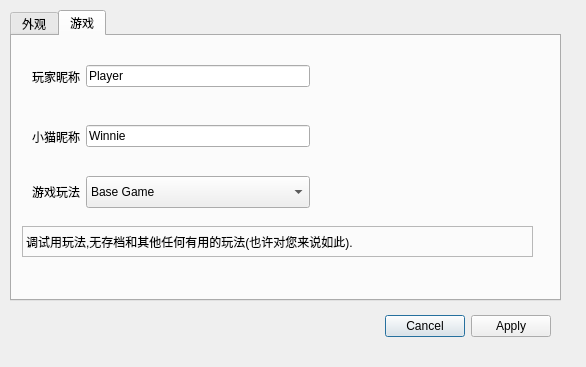
<?xml version="1.0" encoding="UTF-8"?>
<ui version="4.0">
 <class>Dia_settings</class>
 <widget class="QDialog" name="Dia_settings">
  <property name="geometry">
   <rect>
    <x>0</x>
    <y>0</y>
    <width>586</width>
    <height>367</height>
   </rect>
  </property>
  <property name="windowTitle">
   <string>Winnie 设置</string>
  </property>
  <property name="windowIcon">
   <iconset theme="document-properties"/>
  </property>
  <widget class="QDialogButtonBox" name="buttonBox">
   <property name="geometry">
    <rect>
     <x>210</x>
     <y>310</y>
     <width>341</width>
     <height>32</height>
    </rect>
   </property>
   <property name="orientation">
    <enum>Qt::Horizontal</enum>
   </property>
   <property name="standardButtons">
    <set>QDialogButtonBox::Apply|QDialogButtonBox::Cancel</set>
   </property>
  </widget>
  <widget class="QTabWidget" name="tabWidget">
   <property name="geometry">
    <rect>
     <x>10</x>
     <y>10</y>
     <width>551</width>
     <height>291</height>
    </rect>
   </property>
   <property name="currentIndex">
    <number>1</number>
   </property>
   <widget class="QWidget" name="tab">
    <attribute name="title">
     <string>外观</string>
    </attribute>
    <widget class="QWidget" name="layoutWidget">
     <property name="geometry">
      <rect>
       <x>20</x>
       <y>20</y>
       <width>511</width>
       <height>32</height>
      </rect>
     </property>
     <layout class="QHBoxLayout" name="horizontalLayout">
      <property name="leftMargin">
       <number>10</number>
      </property>
      <item>
       <widget class="QLabel" name="label_win_size">
        <property name="text">
         <string>窗口大小</string>
        </property>
       </widget>
      </item>
      <item>
       <widget class="QComboBox" name="comboBox">
        <property name="editable">
         <bool>false</bool>
        </property>
        <property name="iconSize">
         <size>
          <width>20</width>
          <height>20</height>
         </size>
        </property>
        <property name="frame">
         <bool>true</bool>
        </property>
        <item>
         <property name="text">
          <string>1050x700</string>
         </property>
         <property name="icon">
          <iconset theme="zoom-fit-best"/>
         </property>
        </item>
        <item>
         <property name="text">
          <string>1440x1080(默认)</string>
         </property>
         <property name="icon">
          <iconset theme="view-fullscreen"/>
         </property>
        </item>
        <item>
         <property name="text">
          <string>800x700</string>
         </property>
         <property name="icon">
          <iconset theme="document-page-setup"/>
         </property>
        </item>
       </widget>
      </item>
      <item>
       <spacer name="horizontalSpacer">
        <property name="orientation">
         <enum>Qt::Horizontal</enum>
        </property>
        <property name="sizeHint" stdset="0">
         <size>
          <width>40</width>
          <height>20</height>
         </size>
        </property>
       </spacer>
      </item>
     </layout>
    </widget>
    <widget class="QWidget" name="layoutWidget_2">
     <property name="geometry">
      <rect>
       <x>20</x>
       <y>70</y>
       <width>511</width>
       <height>32</height>
      </rect>
     </property>
     <layout class="QHBoxLayout" name="horizontalLayout_3">
      <property name="leftMargin">
       <number>10</number>
      </property>
      <item>
       <widget class="QLabel" name="label_cat">
        <property name="text">
         <string>猫咪装扮</string>
        </property>
       </widget>
      </item>
      <item>
       <widget class="QComboBox" name="comboBox_cat">
        <property name="editable">
         <bool>false</bool>
        </property>
        <property name="iconSize">
         <size>
          <width>20</width>
          <height>20</height>
         </size>
        </property>
        <property name="frame">
         <bool>true</bool>
        </property>
        <item>
         <property name="text">
          <string>默认装扮</string>
         </property>
         <property name="icon">
          <iconset theme="preferences-desktop-theme"/>
         </property>
        </item>
       </widget>
      </item>
      <item>
       <spacer name="horizontalSpacer_3">
        <property name="orientation">
         <enum>Qt::Horizontal</enum>
        </property>
        <property name="sizeHint" stdset="0">
         <size>
          <width>40</width>
          <height>20</height>
         </size>
        </property>
       </spacer>
      </item>
     </layout>
    </widget>
   </widget>
   <widget class="QWidget" name="tab_2">
    <attribute name="title">
     <string>游戏</string>
    </attribute>
    <widget class="QWidget" name="layoutWidget">
     <property name="geometry">
      <rect>
       <x>10</x>
       <y>20</y>
       <width>511</width>
       <height>41</height>
      </rect>
     </property>
     <layout class="QHBoxLayout" name="horizontalLayout_2">
      <property name="leftMargin">
       <number>10</number>
      </property>
      <item>
       <widget class="QLabel" name="label_win_size_2">
        <property name="text">
         <string>玩家昵称</string>
        </property>
       </widget>
      </item>
      <item>
       <widget class="QLineEdit" name="line_edit_player">
        <property name="text">
         <string>Player</string>
        </property>
        <property name="maxLength">
         <number>30</number>
        </property>
       </widget>
      </item>
      <item>
       <spacer name="horizontalSpacer_2">
        <property name="orientation">
         <enum>Qt::Horizontal</enum>
        </property>
        <property name="sizeHint" stdset="0">
         <size>
          <width>40</width>
          <height>20</height>
         </size>
        </property>
       </spacer>
      </item>
     </layout>
    </widget>
    <widget class="QWidget" name="layoutWidget_3">
     <property name="geometry">
      <rect>
       <x>10</x>
       <y>80</y>
       <width>511</width>
       <height>41</height>
      </rect>
     </property>
     <layout class="QHBoxLayout" name="horizontalLayout_4">
      <property name="leftMargin">
       <number>10</number>
      </property>
      <item>
       <widget class="QLabel" name="label_cat_name">
        <property name="text">
         <string>小猫昵称</string>
        </property>
       </widget>
      </item>
      <item>
       <widget class="QLineEdit" name="line_edit_cat">
        <property name="text">
         <string>Winnie</string>
        </property>
        <property name="maxLength">
         <number>30</number>
        </property>
        <property name="readOnly">
         <bool>true</bool>
        </property>
       </widget>
      </item>
      <item>
       <spacer name="horizontalSpacer_4">
        <property name="orientation">
         <enum>Qt::Horizontal</enum>
        </property>
        <property name="sizeHint" stdset="0">
         <size>
          <width>40</width>
          <height>20</height>
         </size>
        </property>
       </spacer>
      </item>
     </layout>
    </widget>
    <widget class="QWidget" name="layoutWidget_4">
     <property name="geometry">
      <rect>
       <x>10</x>
       <y>140</y>
       <width>511</width>
       <height>32</height>
      </rect>
     </property>
     <layout class="QHBoxLayout" name="horizontalLayout_5">
      <property name="leftMargin">
       <number>10</number>
      </property>
      <item>
       <widget class="QLabel" name="label_game_mode">
        <property name="text">
         <string>游戏玩法</string>
        </property>
       </widget>
      </item>
      <item>
       <widget class="QComboBox" name="comboBox_gamemode">
        <property name="sizePolicy">
         <sizepolicy hsizetype="Expanding" vsizetype="Preferred">
          <horstretch>0</horstretch>
          <verstretch>0</verstretch>
         </sizepolicy>
        </property>
        <property name="editable">
         <bool>false</bool>
        </property>
        <property name="iconSize">
         <size>
          <width>20</width>
          <height>20</height>
         </size>
        </property>
        <property name="frame">
         <bool>true</bool>
        </property>
        <item>
         <property name="text">
          <string>Base Game</string>
         </property>
         <property name="icon">
          <iconset theme="document-page-setup"/>
         </property>
        </item>
        <item>
         <property name="text">
          <string>Winnie Cat</string>
         </property>
        </item>
       </widget>
      </item>
      <item>
       <spacer name="horizontalSpacer_5">
        <property name="orientation">
         <enum>Qt::Horizontal</enum>
        </property>
        <property name="sizeHint" stdset="0">
         <size>
          <width>40</width>
          <height>20</height>
         </size>
        </property>
       </spacer>
      </item>
     </layout>
    </widget>
    <widget class="QLabel" name="label_tips">
     <property name="geometry">
      <rect>
       <x>10</x>
       <y>190</y>
       <width>511</width>
       <height>31</height>
      </rect>
     </property>
     <property name="minimumSize">
      <size>
       <width>511</width>
       <height>31</height>
      </size>
     </property>
     <property name="maximumSize">
      <size>
       <width>800</width>
       <height>600</height>
      </size>
     </property>
     <property name="frameShape">
      <enum>QFrame::StyledPanel</enum>
     </property>
     <property name="text">
      <string>调试用玩法,无存档和其他任何有用的玩法(也许对您来说如此).</string>
     </property>
    </widget>
   </widget>
  </widget>
 </widget>
 <resources/>
 <connections>
  <connection>
   <sender>buttonBox</sender>
   <signal>accepted()</signal>
   <receiver>Dia_settings</receiver>
   <slot>accept()</slot>
   <hints>
    <hint type="sourcelabel">
     <x>248</x>
     <y>254</y>
    </hint>
    <hint type="destinationlabel">
     <x>157</x>
     <y>274</y>
    </hint>
   </hints>
  </connection>
  <connection>
   <sender>buttonBox</sender>
   <signal>rejected()</signal>
   <receiver>Dia_settings</receiver>
   <slot>reject()</slot>
   <hints>
    <hint type="sourcelabel">
     <x>316</x>
     <y>260</y>
    </hint>
    <hint type="destinationlabel">
     <x>286</x>
     <y>274</y>
    </hint>
   </hints>
  </connection>
 </connections>
</ui>
